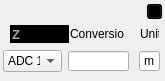
                <widget class="QFrame" name="gridFrame">
                 <property name="sizePolicy">
                  <sizepolicy hsizetype="Minimum" vsizetype="Minimum">
                   <horstretch>0</horstretch>
                   <verstretch>0</verstretch>
                  </sizepolicy>
                 </property>
                 <property name="minimumSize">
                  <size>
                   <width>165</width>
                   <height>0</height>
                  </size>
                 </property>
                 <property name="maximumSize">
                  <size>
                   <width>165</width>
                   <height>16777215</height>
                  </size>
                 </property>
                 <property name="styleSheet">
                  <string notr="true">#gridFrame{
border: 1px solid rgb(168,168,168)
}</string>
                 </property>
                 <widget class="QLabel" name="label_Basename_5">
                  <property name="geometry">
                   <rect>
                    <x>70</x>
                    <y>26</y>
                    <width>54</width>
                    <height>16</height>
                   </rect>
                  </property>
                  <property name="styleSheet">
                   <string notr="true">#label_Basename{
color: rgb(168, 168, 168)
}</string>
                  </property>
                  <property name="text">
                   <string>Conversion</string>
                  </property>
                 </widget>
                 <widget class="QLabel" name="label_Basename_6">
                  <property name="geometry">
                   <rect>
                    <x>140</x>
                    <y>26</y>
                    <width>19</width>
                    <height>16</height>
                   </rect>
                  </property>
                  <property name="styleSheet">
                   <string notr="true">#label_Basename{
color: rgb(168, 168, 168)
}</string>
                  </property>
                  <property name="text">
                   <string>Unit</string>
                  </property>
                 </widget>
                 <widget class="QComboBox" name="comboBox_Input1">
                  <property name="geometry">
                   <rect>
                    <x>3</x>
                    <y>50</y>
                    <width>59</width>
                    <height>22</height>
                   </rect>
                  </property>
                  <property name="minimumSize">
                   <size>
                    <width>59</width>
                    <height>22</height>
                   </size>
                  </property>
                  <property name="maximumSize">
                   <size>
                    <width>59</width>
                    <height>22</height>
                   </size>
                  </property>
                  <item>
                   <property name="text">
                    <string>ADC 1</string>
                   </property>
                  </item>
                  <item>
                   <property name="text">
                    <string>ADC 2</string>
                   </property>
                  </item>
                  <item>
                   <property name="text">
                    <string>ADC 3</string>
                   </property>
                  </item>
                  <item>
                   <property name="text">
                    <string>ADC 4</string>
                   </property>
                  </item>
                  <item>
                   <property name="text">
                    <string>ADC 5</string>
                   </property>
                  </item>
                  <item>
                   <property name="text">
                    <string>ADC 6</string>
                   </property>
                  </item>
                  <item>
                   <property name="text">
                    <string>ADC 7</string>
                   </property>
                  </item>
                  <item>
                   <property name="text">
                    <string>ADC 8</string>
                   </property>
                  </item>
                 </widget>
                 <widget class="QLineEdit" name="lineEdit_Input1Conversion">
                  <property name="geometry">
                   <rect>
                    <x>68</x>
                    <y>51</y>
                    <width>61</width>
                    <height>20</height>
                   </rect>
                  </property>
                  <property name="minimumSize">
                   <size>
                    <width>61</width>
                    <height>20</height>
                   </size>
                  </property>
                  <property name="maximumSize">
                   <size>
                    <width>61</width>
                    <height>20</height>
                   </size>
                  </property>
                  <property name="styleSheet">
                   <string notr="true"/>
                  </property>
                  <property name="readOnly">
                   <bool>false</bool>
                  </property>
                 </widget>
                 <widget class="QLineEdit" name="lineEdit_Input1Unit">
                  <property name="geometry">
                   <rect>
                    <x>139</x>
                    <y>51</y>
                    <width>21</width>
                    <height>20</height>
                   </rect>
                  </property>
                  <property name="minimumSize">
                   <size>
                    <width>21</width>
                    <height>20</height>
                   </size>
                  </property>
                  <property name="maximumSize">
                   <size>
                    <width>21</width>
                    <height>20</height>
                   </size>
                  </property>
                  <property name="styleSheet">
                   <string notr="true"/>
                  </property>
                  <property name="text">
                   <string>m</string>
                  </property>
                  <property name="alignment">
                   <set>Qt::AlignCenter</set>
                  </property>
                  <property name="readOnly">
                   <bool>false</bool>
                  </property>
                 </widget>
                 <widget class="QPushButton" name="pushButton_RemoveInput">
                  <property name="enabled">
                   <bool>true</bool>
                  </property>
                  <property name="geometry">
                   <rect>
                    <x>147</x>
                    <y>4</y>
                    <width>15</width>
                    <height>15</height>
                   </rect>
                  </property>
                  <property name="sizePolicy">
                   <sizepolicy hsizetype="Fixed" vsizetype="Fixed">
                    <horstretch>0</horstretch>
                    <verstretch>0</verstretch>
                   </sizepolicy>
                  </property>
                  <property name="styleSheet">
                   <string notr="true">#pushButton_RemoveInput{
image:url(:/nSOTScanner/Pictures/tab_close.png);
background: black;
}

#pushButton_RemoveInput:hover{
background: gray;
}</string>
                  </property>
                  <property name="text">
                   <string/>
                  </property>
                  <property name="iconSize">
                   <size>
                    <width>16</width>
                    <height>16</height>
                   </size>
                  </property>
                 </widget>
                 <widget class="QLineEdit" name="lineEdit_Input1Name">
                  <property name="geometry">
                   <rect>
                    <x>10</x>
                    <y>25</y>
                    <width>59</width>
                    <height>18</height>
                   </rect>
                  </property>
                  <property name="sizePolicy">
                   <sizepolicy hsizetype="Fixed" vsizetype="Fixed">
                    <horstretch>0</horstretch>
                    <verstretch>0</verstretch>
                   </sizepolicy>
                  </property>
                  <property name="maximumSize">
                   <size>
                    <width>59</width>
                    <height>16777215</height>
                   </size>
                  </property>
                  <property name="font">
                   <font>
                    <pointsize>10</pointsize>
                    <weight>75</weight>
                    <bold>true</bold>
                   </font>
                  </property>
                  <property name="toolTip">
                   <string>Click to edit name</string>
                  </property>
                  <property name="styleSheet">
                   <string notr="true">#lineEdit_Input1Name{
background: black;
border: none;
color: rgb(168,168,168)
}</string>
                  </property>
                  <property name="text">
                   <string>Z</string>
                  </property>
                 </widget>
                </widget>
